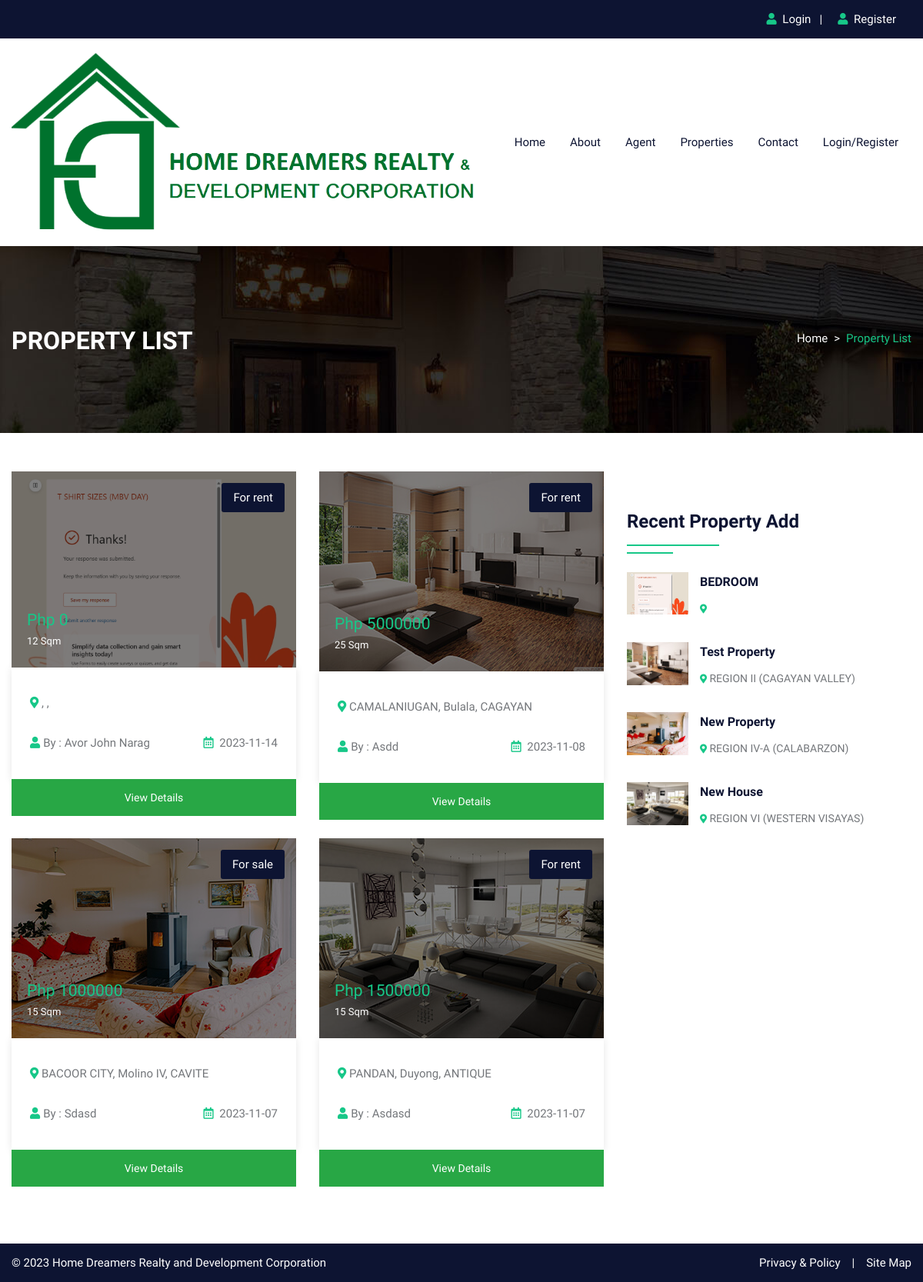
/property.php, run on the app's committed database.
### tables this page shows
CREATE TABLE `property` (
  `pid` int(50) NOT NULL,
  `title` varchar(200) NOT NULL,
  `pcontent` longtext NOT NULL,
  `type` varchar(100) NOT NULL,
  `pstatus` varchar(50) NOT NULL,
  `stype` varchar(100) NOT NULL,
  `bedroom` int(50) NOT NULL,
  `bathroom` int(50) NOT NULL,
  `balcony` int(50) NOT NULL,
  `kitchen` int(50) NOT NULL,
  `hall` int(50) NOT NULL,
  `floor` varchar(50) NOT NULL,
  `size` int(50) NOT NULL,
  `price` int(50) NOT NULL,
  `region` varchar(255) NOT NULL,
  `province` varchar(255) NOT NULL,
  `city` varchar(100) NOT NULL,
  `barangay` varchar(100) NOT NULL,
  `feature` longtext NOT NULL,
  `pimage` varchar(300) NOT NULL,
  `pimage1` varchar(300) NOT NULL,
  `pimage2` varchar(300) NOT NULL,
  `pimage3` varchar(300) NOT NULL,
  `pimage4` varchar(300) NOT NULL,
  `uid` int(50) NOT NULL,
  `status` varchar(50) NOT NULL,
  `mapimage` varchar(300) NOT NULL,
  `topmapimage` varchar(300) NOT NULL,
  `groundmapimage` varchar(300) NOT NULL,
  `totalfloor` varchar(50) NOT NULL,
  `date` date NOT NULL,
  `ptype` varchar(250) NOT NULL,
  `useragent` varchar(255) NOT NULL,
  `user_type` varchar(255) NOT NULL,
  `user_id` varchar(255) NOT NULL
);

### property.php (the view, shortened to what this page needs)
<!DOCTYPE html>
<html lang="en">
<head>
<link rel="stylesheet" type="text/css" href="css/bootstrap.min.css">
<link rel="stylesheet" type="text/css" href="css/bootstrap-slider.css">
<link rel="stylesheet" type="text/css" href="css/jquery-ui.css">
<link rel="stylesheet" type="text/css" href="css/layerslider.css">
<link rel="stylesheet" type="text/css" href="css/color.css" id="color-change">
<link rel="stylesheet" type="text/css" href="css/owl.carousel.min.css">
<link rel="stylesheet" type="text/css" href="css/font-awesome.min.css">
<link rel="stylesheet" type="text/css" href="fonts/flaticon/flaticon.css">
<link rel="stylesheet" type="text/css" href="css/style.css">
</head>
<body>
<div id="page-wrapper">
    <div class="row">
		<?php include("include/header.php");?>
        <div class="banner-full-row page-banner" style="background-image:url('images/breadcromb.jpg');">
            <div class="container">
                <div class="row">
                    <div class="col-md-6">
                        <h2 class="page-name float-left text-white text-uppercase mt-1 mb-0"><b>Property List</b></h2>
                    </div>
                    <div class="col-md-6">
                        <nav aria-label="breadcrumb" class="float-left float-md-right">
                            <ol class="breadcrumb bg-transparent m-0 p-0">
                                <li class="breadcrumb-item text-white"><a href="#">Home</a></li>
                                <li class="breadcrumb-item active">Property List</li>
                            </ol>
                        </nav>
                    </div>
                </div>
            </div>
        </div>
        <div class="full-row">
            <div class="container">
                <div class="row">
					<div class="col-lg-8">
                        <div class="row">
                             <?php
								$query=mysqli_query($conn,"SELECT * FROM `property` ORDER BY date DESC LIMIT 6");
                                while($row=mysqli_fetch_array($query))
                                {
								?>
                            <div class="col-md-6">
                                <div class="featured-thumb hover-zoomer mb-4">
                                    <div class="overlay-black overflow-hidden position-relative"> <img src="admin/property/<?php echo $row['19'];?>" alt="pimage">
                                        <div class="sale bg-secondary text-white">For <?php echo $row['5'];?></div>
                                        <div class="price text-primary text-capitalize">Php <?php echo $row['13'];?><span class="text-white"> <?php echo $row['12'];?> Sqm</span></div>
                                    </div>
                                    <div class="featured-thumb-data shadow-one">
                                        <div class="p-4">
                                            <span class="location text-capitalize"><i class="fas fa-map-marker-alt text-primary"></i></span> <?php echo $row['16'];?>, <?php echo $row['17'];?>, <?php echo $row['15'];?></div>
                                        <div class="px-4 pb-4 d-inline-block w-100">
                                            <div class="float-left text-capitalize"><i class="fas fa-user text-primary mr-1"></i>By : <?php echo $row['useragent'];?></div>
                                            <div class="float-right"><i class="far fa-calendar-alt text-primary mr-1"></i> <?php echo $row['30'];?></div>
                                        </div>
                                    </div>
                                    <a class="btn btn-success w-100" href="propertydetail.php?pid=<?php echo $row['0'];?>"> View Details</a>
                                </div>
                            </div>
                            <?php } ?>
                        </div>
                    </div>
                    <div class="col-lg-4">
                        <div class="sidebar-widget mt-5">
                            <h4 class="double-down-line-left text-secondary position-relative pb-4 mb-4">Recent Property Add</h4>
                            <ul class="property_list_widget">
								<?php
								$query=mysqli_query($conn,"SELECT * FROM `property` ORDER BY date DESC LIMIT 6");
										while($row=mysqli_fetch_array($query))
										{
								?>
                                <li> <img src="admin/property/<?php echo $row['19'];?>" alt="pimage">
                                    <h6 class="text-secondary hover-text-primary text-capitalize"><a href="propertydetail.php?pid=<?php echo $row['0'];?>"><?php echo $row['1'];?></a></h6>
                                    <span class="font-14"><i class="fas fa-map-marker-alt icon-primary icon-small"></i> <?php echo $row['14'];?></span>
                                </li>
                                <?php } ?>
                            </ul>
                        </div>
                    </div>
                </div>
            </div>
        </div>
		<?php include("include/footer.php");?>
    </div>
</div>
</body>
</html>

### include/header.php (shortened to what this page needs)
<header id="header" class="transparent-header-modern fixed-header-bg-white w-100">
            <div class="top-header bg-secondary">
                <div class="container">
                    <div class="row">
                        <div class="col-md-8">
                        </div>
                        <div class="col-md-4">
                            <div class="top-contact float-right">
                                <ul class="list-text-white d-table">
								<li><i class="fas fa-user text-primary mr-1"></i>
								<?php  if(isset($_SESSION['uemail']))
								{ ?>
								<a href="logout.php">Logout</a>&nbsp;&nbsp;<?php } else { ?>
								<a href="login.php">Login</a>&nbsp;&nbsp;
                                | </li>
                                <li><i class="fas fa-user text-primary mr-1"></i><a href="register.php"> Register</li>
								<?php } ?>
								</ul>
                            </div>
                        </div>
                    </div>
                </div>
            </div>
            <div class="main-nav secondary-nav hover-primary-nav py-2">
                <div class="container">
                    <div class="row">
                        <div class="col-lg-12">
                            <nav class="navbar navbar-expand-lg navbar-light p-0"> <a class="navbar-brand position-relative" href="#"><img class="nav-logo" src="images/logo/logo.png" alt=""></a>
                                <div class="collapse navbar-collapse" id="navbarSupportedContent">
                                    <ul class="navbar-nav mr-auto">
                                    <?php  if(isset($_SESSION['uemail']))
										{ ?>
                                       <?php if($_SESSION['get_data']['utype'] == 'agent')
                                       {
                                       ?>
                                        <li class="nav-item dropdown"> <a class="nav-link" href="index.php" role="button" aria-haspopup="true" aria-expanded="false">Home</a></li>
										<li class="nav-item"> <a class="nav-link" href="about.php">About</a> </li>
										<li class="nav-item"> <a class="nav-link" href="property.php">Properties</a> </li>
                                        <?php }else{?>
                                            <li class="nav-item dropdown"> <a class="nav-link" href="index.php" role="button" aria-haspopup="true" aria-expanded="false">Home</a></li>
										<li class="nav-item"> <a class="nav-link" href="about.php">About</a> </li>
										<li class="nav-item"> <a class="nav-link" href="agent.php">Agent</a> </li>
										<li class="nav-item"> <a class="nav-link" href="property.php">Properties</a> </li>
                                        <li class="nav-item"> <a class="nav-link" href="contact.php">Contact</a> </li>
                                            <?php }?>
                                        <?php }else {
                                        ?>
                                        <li class="nav-item dropdown"> <a class="nav-link" href="index.php" role="button" aria-haspopup="true" aria-expanded="false">Home</a></li>
										<li class="nav-item"> <a class="nav-link" href="about.php">About</a> </li>
										<li class="nav-item"> <a class="nav-link" href="agent.php">Agent</a> </li>
										<li class="nav-item"> <a class="nav-link" href="property.php">Properties</a> </li>
                                        <li class="nav-item"> <a class="nav-link" href="contact.php">Contact</a> </li>
                                        <?php }?>
										<?php  if(isset($_SESSION['uemail']))
										{ ?>
										<li class="nav-item dropdown">
											<a class="nav-link dropdown-toggle" href="#" role="button" data-toggle="dropdown" aria-haspopup="true" aria-expanded="false">My Account</a>
											<ul class="dropdown-menu">
												<li class="nav-item"> <a class="nav-link" href="profile.php">Profile</a> </li>
												<li class="nav-item"> <a class="nav-link" href="feature.php">Your Property</a> </li>
												<li class="nav-item"> <a class="nav-link" href="logout.php">Logout</a> </li>
											</ul>
                                        </li>
										<?php } else { ?>
										<li class="nav-item"> <a class="nav-link" href="login.php">Login/Register</a> </li>
										<?php } ?>
                                    </ul>
                                </div>
                            </nav>
                        </div>
                    </div>
                </div>
            </div>
        </header>

### include/footer.php (shortened to what this page needs)
<footer class="full-row bg-secondary p-0">
            <div class="container">
                <div class="row copyright">
                    <div class="col-sm-6"> <span class="text-white">© 2023 Home Dreamers Realty and Development Corporation</span> </div>
                    <div class="col-sm-6">
                        <ul class="line-menu text-white hover-text-primary float-right">
                            <li><a href="#">Privacy & Policy</a></li>
                            <li>|</li>
                            <li><a href="#"> Site Map</a></li>
                        </ul>
                    </div>
                </div>
            </div>
        </footer>

### css/color.css (style rules this page uses)
:root { --theme-ordinary-color: #74777b; }
:root { --theme-primary-color: #17c788; }
:root { --theme-secondary-color: #0d1432; }
:root { --theme-white-color: #fff; }
:root { --theme-light-color: #f8f8f8; }
:root { --theme-gray-color: #f5f5f5; }
:root { --theme-footer-color: #091b4b; }
:root { --theme-dark-color: #091b4b; }
:root { --text-light-color: #a3a7af; }
:root { --theme-primary-opacity-color: rgba(11, 191, 141, .8); }
:root { --theme-secondary-opacity-color: rgba(13,20,50,0.7); }
:root { --theme-white-opacity-color: rgba(255, 255, 255, 0.3); }
:root { --theme-dark-opacity-color: rgba(0, 0, 0, 0.5); }
:root { --theme-ordinary-font: 'Muli', sans-serif; }
:root { --theme-highlight-font: 'Comfortaa', cursive; }

### data on the page
property: pimage (picture), stype "rent", price "0", size "12", useragent "Avor John Narag", date "2023-11-14", title "BEDROOM"
property: pimage (picture), stype "rent", price "5000000", size "25", city "CAMALANIUGAN", barangay "Bulala", province "CAGAYAN", useragent "Asdd", date "2023-11-08", title "Test Property", region "REGION II (CAGAYAN VALLEY)"
property: pimage (picture), stype "sale", price "1000000", size "15", city "BACOOR CITY", barangay "Molino IV", province "CAVITE", useragent "Sdasd", date "2023-11-07", title "New Property", region "REGION IV-A (CALABARZON)"
property: pimage (picture), stype "rent", price "1500000", size "15", city "PANDAN", barangay "Duyong", province "ANTIQUE", useragent "Asdasd", date "2023-11-07", title "New House", region "REGION VI (WESTERN VISAYAS)"
